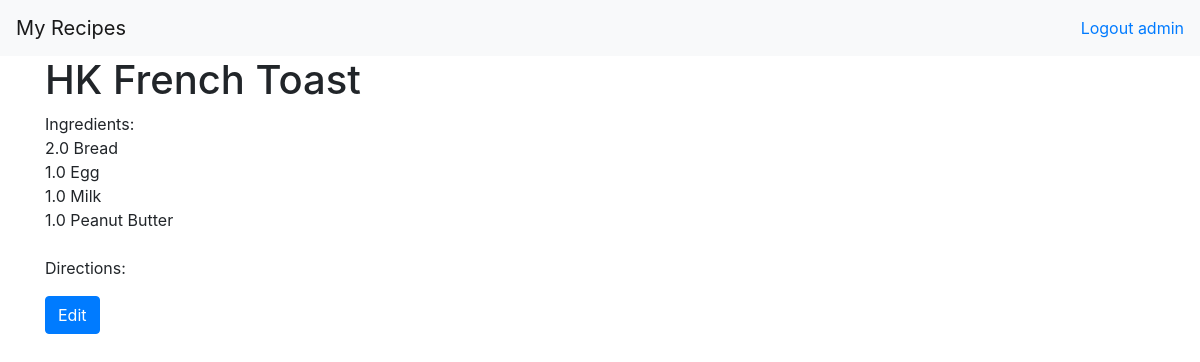
The page /recipes/3/ (signed in) on the database its author committed.
### recipes/models.py (models this page shows, shortened)
class Recipe(models.Model):
    user = models.ForeignKey(User, on_delete=models.CASCADE, default=1)
    name = models.CharField(max_length=100, unique=True)
    ingredients = models.ManyToManyField('Ingredient', related_name='ingredient_set')
    categories = models.ManyToManyField('Category', related_name='category_set', blank=True)
    time_needed = models.FloatField(blank=True)
    image_url = models.CharField(max_length=255, blank=True, default='https://upload.wikimedia.org/wikipedia/commons/thumb/e/e0/SNice.svg/1200px-SNice.svg.png')
    recipe_ref = models.CharField(max_length=255, blank=True, default='')
    notes = models.TextField(max_length=1000, default='', blank=True)

class Ingredient(models.Model):
    user = models.ForeignKey(User, on_delete=models.CASCADE, default=1, blank=True, null=True)
    name = models.CharField(max_length=50)
    amount = models.FloatField(validators=[MinValueValidator(0.0)])
    unit = models.ForeignKey('Unit', on_delete=models.CASCADE, blank=True, null=True)
    class Meta:
        unique_together = ('name', 'amount', 'unit'),
        ordering = ['name']

### recipes/views.py (the view)
# urls.py: path('<int:recipe_id>/', views.detail, name='detail'),
@login_required(login_url='accounts:login')
def detail(request, recipe_id):
    recipe = Recipe.objects.get(id=recipe_id)
    context = {'recipe': recipe}
    return render(request, 'detail.html', context)

### recipes/templates/detail.html (shortened to what this page needs)
{% extends 'base.html' %}
{% block content %}
<h1> {{ recipe.name }} </h1>
<div>
    Ingredients: <br>
    {% for ingredient in recipe.ingredients.all %}
        {{ ingredient.amount }}
        {{ ingredient.name }}
    <br>
    {% endfor %}
    <br>
    Directions:
</div>
<button type="button" class="btn btn-primary">
        <a href = "{% url 'recipes:edit-recipe' recipe.id %}" style="color:#FDFEFE;"> Edit </a>
</button>
{% endblock %}

### templates/base.html (shortened to what this page needs)
<!doctype html>
<html lang="en">
<head>
    <link rel="stylesheet" href="https://stackpath.bootstrapcdn.com/bootstrap/4.5.0/css/bootstrap.min.css"
>
</head>
<body>
<nav class="navbar navbar-light bg-light">
    <a class="navbar-brand" href="{% url 'recipes:index' %}">My Recipes</a>
    <a href="{% url 'accounts:logout' %}">Logout {{request.user}}</a>
</nav>
<div class="container">
    {% block content %}{% endblock %}
</div>
</body>
</html>

### rows shown on the page
Recipe: name "HK French Toast"
Ingredient: amount "2.0", name "Bread"
Ingredient: amount "1.0", name "Egg"
Ingredient: amount "1.0", name "Milk"
Ingredient: amount "1.0", name "Peanut Butter"

### other values the page prints
{{ request.user }} "admin"
